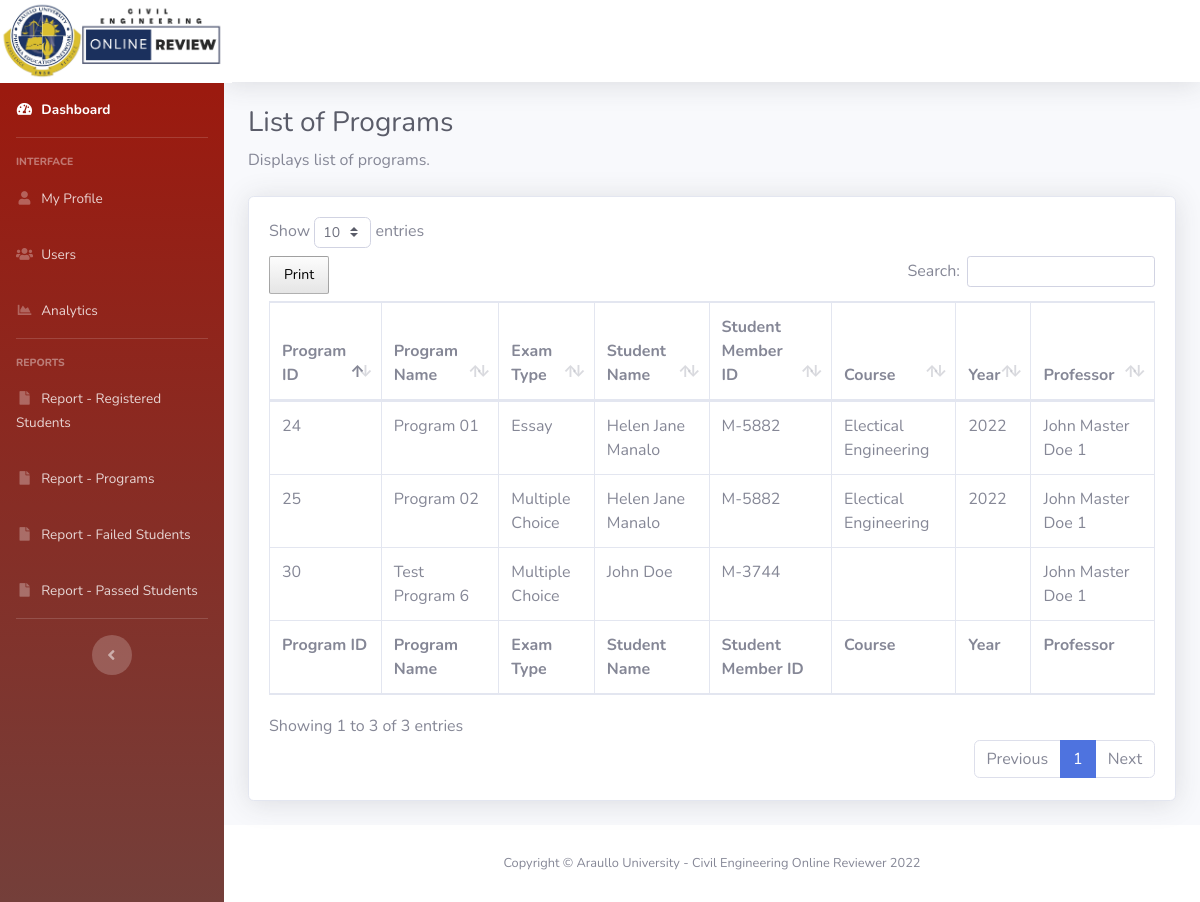
/dashboard/rpt_programs.php, run on an earlier commit of the app's database.
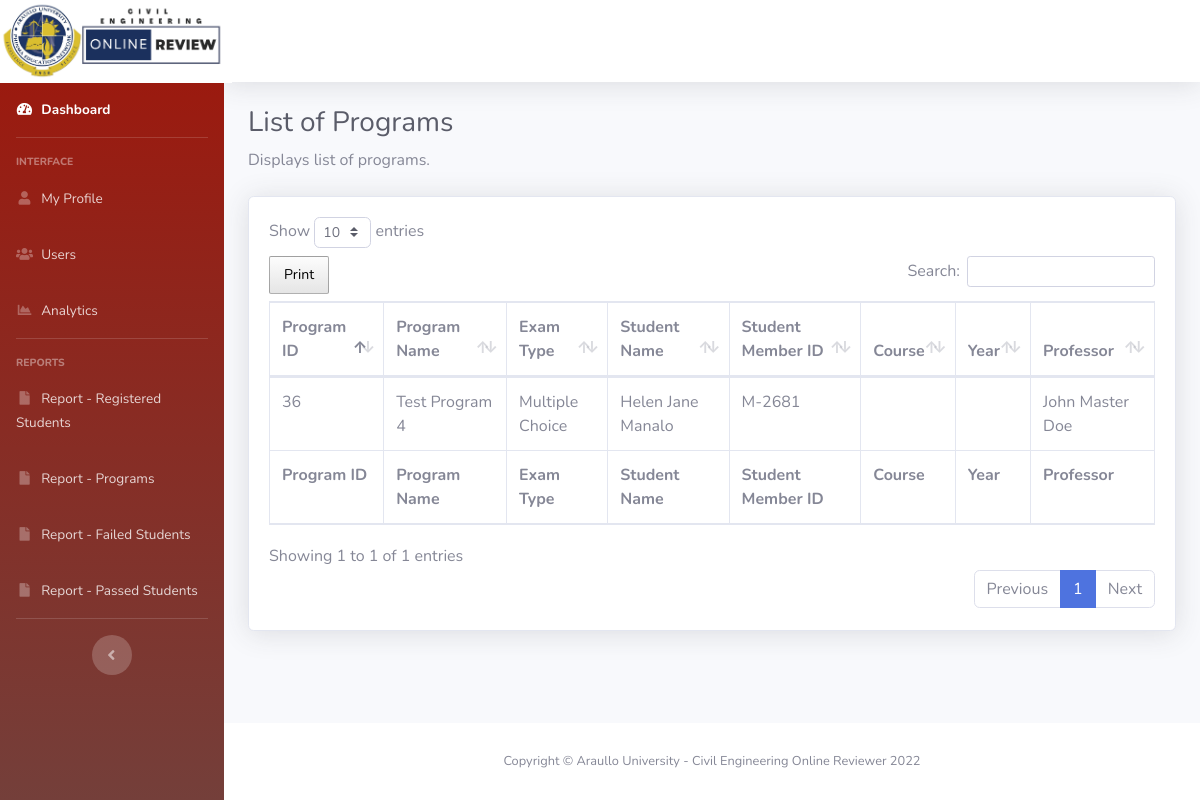
And on a later commit of the database.
### tables this page shows
CREATE TABLE `programs` (
  `program_id` int(50) NOT NULL,
  `member_id` varchar(50) NOT NULL,
  `program_name` varchar(100) NOT NULL,
  `short_desc` longtext NOT NULL,
  `with_exam` int(2) NOT NULL,
  `upload_image` varchar(255) NOT NULL,
  `date_created` datetime NOT NULL,
  `date_modified` datetime NOT NULL
);

### dashboard/model/Admin.php (called while the page is built, shortened)
<?php
	class Admin {
		public $db;
		public function __construct(){
			$this->db = new mysqli(DB_HOST, DB_USER, DB_PASSWORD, DB_DATABASE);
		}
    	public function get_usertype($email_address){
    		$sql3="SELECT user_type FROM user_account WHERE email_address = '$email_address'";
	        $result = mysqli_query($this->db,$sql3);
	        $user_data = mysqli_fetch_array($result);
	        return $user_data['user_type'];
    	}
        public function get_all_program_dtls() {
    		$sql3="SELECT a.program_id,
                        a.program_name,
                        c.firstname as student_first_name,
                        c.last_name as student_last_name,
                        b.student_member_id,
                        d.course as student_course,
                        d.academic_year as student_year,
                        e.exam_category_id,
                        prof_account.firstname as prof_first_name,
                        prof_account.last_name as prof_last_name FROM programs a
                LEFT JOIN students b ON a.program_id = b.program_id
                LEFT JOIN user_account c ON b.student_member_id = c.member_id
                LEFT JOIN user_additional_information d ON c.member_id = d.member_id
                LEFT JOIN user_account as prof_account ON a.member_id = prof_account.member_id
                LEFT JOIN exam e on e.program_id = a.program_id
                WHERE c.user_type = 'Student'
                GROUP by e.exam_category_id";
	        $result = mysqli_query($this->db,$sql3);
	        return $result_data = mysqli_fetch_all($result,MYSQLI_ASSOC);
        }
	}
?>

### dashboard/rpt_programs.php (the view)
<?php
    include_once('db_header.php');
?>
    <h1 class="h3 mb-2 text-gray-800">List of Programs</h1>
    <p class="mb-4">Displays list of programs.</p>
    <div class="card shadow mb-4">
        <div class="card-body">
            <div class="table-responsive">
                <table class="table table-bordered rpt_programs" id="dataTable" width="100%" cellspacing="0">
                    <thead>
                        <tr>
                            <th>Program ID</th>
                            <th>Program Name</th>
                            <th>Exam Type</th>
                            <th>Student Name</th>
                            <th>Student Member ID</th>
                            <th>Course</th>
                            <th>Year</th>
                            <th>Professor</th>
                        </tr>
                    </thead>
                    <tfoot>
                        <tr>
                            <th>Program ID</th>
                            <th>Program Name</th>
                            <th>Exam Type</th>
                            <th>Student Name</th>
                            <th>Student Member ID</th>
                            <th>Course</th>
                            <th>Year</th>
                            <th>Professor</th>
                        </tr>
                    </tfoot>
                    <tbody>
                        <?php
                            $get_program_list =  $admin->get_all_program_dtls();
                            foreach($get_program_list as $programs) {
                        ?>
                            <tr>
                                <td><?php echo $programs['program_id'] ?></td>
                                <td><?php echo $programs['program_name'] ?></td>
                                <td>
                                    <?php
                                        if($programs['exam_category_id'] == '1') {
                                            echo 'Essay';
                                        }
                                        else {
                                            echo 'Multiple Choice';
                                        }
                                    ?>
                                </td>
                                <td><?php echo $programs['student_first_name'].' '.$programs['student_last_name'] ?></td>
                                <td><?php echo $programs['student_member_id'] ?></td>
                                <td><?php echo $programs['student_course'] ?></td>
                                <td><?php echo $programs['student_year'] ?></td>
                                <td><?php echo $programs['prof_first_name'].' '.$programs['prof_last_name']  ?></td>
                            </tr>
                        <?php
                            }
                        ?>
                    </tbody>
                </table>
            </div>
        </div>
    </div>
<?php
    include_once('db_footer.php');
?>

### dashboard/db_header.php (shortened to what this page needs)
<!DOCTYPE html>
<html lang="en">
    <head>
        <link href="vendor/fontawesome-free/css/all.min.css" rel="stylesheet" type="text/css">
        <link href="css/sb-admin-2.min.css" rel="stylesheet">
        <link href="vendor/datatables/dataTables.bootstrap4.min.css" rel="stylesheet">
        <link href="css/buttons.dataTables.min.css" rel="stylesheet">
</head>
<?php
    require_once ('model/Admin.php');
    $admin = new Admin();
?>
<body id="page-top">
    <div id="wrapper">
        <?php
            include_once("menu.php")
        ?>
    <div id="content-wrapper" class="d-flex flex-column">
        <div id="content">
            <nav class="navbar navbar-expand navbar-light bg-white topbar mb-4 static-top shadow">
                <ul class="navbar-nav ml-auto">
                    <li class="nav-item dropdown no-arrow">
                        <a class="nav-link dropdown-toggle" href="#" id="userDropdown" role="button"
                            data-toggle="dropdown" aria-haspopup="true" aria-expanded="false">
                        </a>
                    </li>
                </ul>
            </nav>
            <div class="container-fluid">

### dashboard/menu.php (shortened to what this page needs)
<ul class="navbar-nav bg-gradient-primary sidebar sidebar-dark accordion" id="accordionSidebar">
    <a class="sidebar-brand d-flex align-items-center justify-content-center" href="index.html">
        <div class="sidebar-brand-text mx-3"><img src="../assets/img/logo.png" height="85px" /></div>
    </a>
    <li class="nav-item active">
        <a class="nav-link" href="index.php">
            <i class="fas fa-fw fa-tachometer-alt"></i>
            <span>Dashboard</span></a>
    </li>
    <hr class="sidebar-divider">
    <div class="sidebar-heading">
        Interface
    </div>
    <?php if ($admin->get_usertype($_SESSION['email_address']) == 'Student') { ?>
        <li class="nav-item">
            <a class="nav-link" href="student_profile.php">
                <i class="fas fa-fw fa-user"></i>
                <span>My Profile</span>
            </a>
        </li>
        <li class="nav-item">
            <a class="nav-link" href="student_programs.php">
                <i class="fas fa-fw fa-paperclip"></i>
                <span>My Programs/Lessons</span>
            </a>
        </li>
        <li class="nav-item">
            <a class="nav-link" href="student_exams.php">
                <i class="fas fa-fw fa-file"></i>
                <span>My Exams</span>
            </a>
        </li>
        <hr class="sidebar-divider">
        <li class="nav-item">
            <a class="nav-link" href="student_survey.php">
                <i class="fas fa-fw fa-list"></i>
                <span>My Survey</span>
            </a>
        </li>
    <?php }
        else { ?>
            <li class="nav-item">
                <a class="nav-link" href="admin_profile.php">
                    <i class="fas fa-fw fa-user"></i>
                    <span>My Profile</span>
                </a>
            </li>
            <li class="nav-item">
                <a class="nav-link" href="admin_users.php">
                    <i class="fas fa-fw fa-users"></i>
                    <span>Users</span>
                </a>
            </li>
            <li class="nav-item">
                <a class="nav-link" href="admin_chart.php">
                    <i class="fas fa-fw fa-chart-area"></i>
                    <span>Analytics</span>
                </a>
            </li>
            <hr class="sidebar-divider">
            <div class="sidebar-heading">
                Reports
            </div>
            <li class="nav-item">
                <a class="nav-link" href="rpt_enrolled_students.php">
                    <i class="fas fa-fw fa-file"></i>
                    <span>Report - Registered Students</span>
                </a>
            </li>
            <li class="nav-item">
                <a class="nav-link" href="rpt_programs.php">
                    <i class="fas fa-fw fa-file"></i>
                    <span>Report - Programs</span>
                </a>
            </li>
            <li class="nav-item">
                <a class="nav-link" href="rpt_failed_students.php">
                    <i class="fas fa-fw fa-file"></i>
                    <span>Report - Failed Students</span>
                </a>
            </li>
            <li class="nav-item">
                <a class="nav-link" href="rpt_passed_students.php">
                    <i class="fas fa-fw fa-file"></i>
                    <span>Report - Passed Students</span>
                </a>
            </li>
    <?php } ?>
    <hr class="sidebar-divider">
    <div class="text-center d-none d-md-inline">
        <button class="rounded-circle border-0" id="sidebarToggle"></button>
    </div>
</ul>

### dashboard/db_footer.php (shortened to what this page needs)
    </div>
            </div>
    <footer class="sticky-footer bg-white">
                    <div class="container my-auto">
                        <div class="copyright text-center my-auto">
                            <span>Copyright &copy; Araullo University - Civil Engineering Online Reviewer 2022</span>
                        </div>
                    </div>
                </footer>
            </div>
        </div>
    </body>
</html>

What changed in the data, as far as the page shows it:
removed programs: program_id "25", program_name "Program 02", shows "Multiple Choice", student_first_name "Helen Jane", student_last_name "Manalo", student_member_id "M-5882", student_course "Electical Engineering", student_year "2022", prof_first_name "John Master", prof_last_name "Doe 1"
removed programs: program_id "24", program_name "Program 01", shows "Essay", student_first_name "Helen Jane", student_last_name "Manalo", student_member_id "M-5882", student_course "Electical Engineering", student_year "2022", prof_first_name "John Master", prof_last_name "Doe 1"
removed programs: program_id "30", program_name "Test Program 6", shows "Multiple Choice", student_first_name "John", student_last_name "Doe", student_member_id "M-3744", prof_first_name "John Master", prof_last_name "Doe 1"
added programs: program_id "36", program_name "Test Program 4", shows "Multiple Choice", student_first_name "Helen Jane", student_last_name "Manalo", student_member_id "M-2681", prof_first_name "John Master", prof_last_name "Doe"
Also different on the page:
text written by a page script: "Show entries Print Search: Showing 1 to 3 of 3 entries Previous 1 Next" → "Show entries Print Search: Showing 1 to 1 of 1 entries Previous 1 Next"
